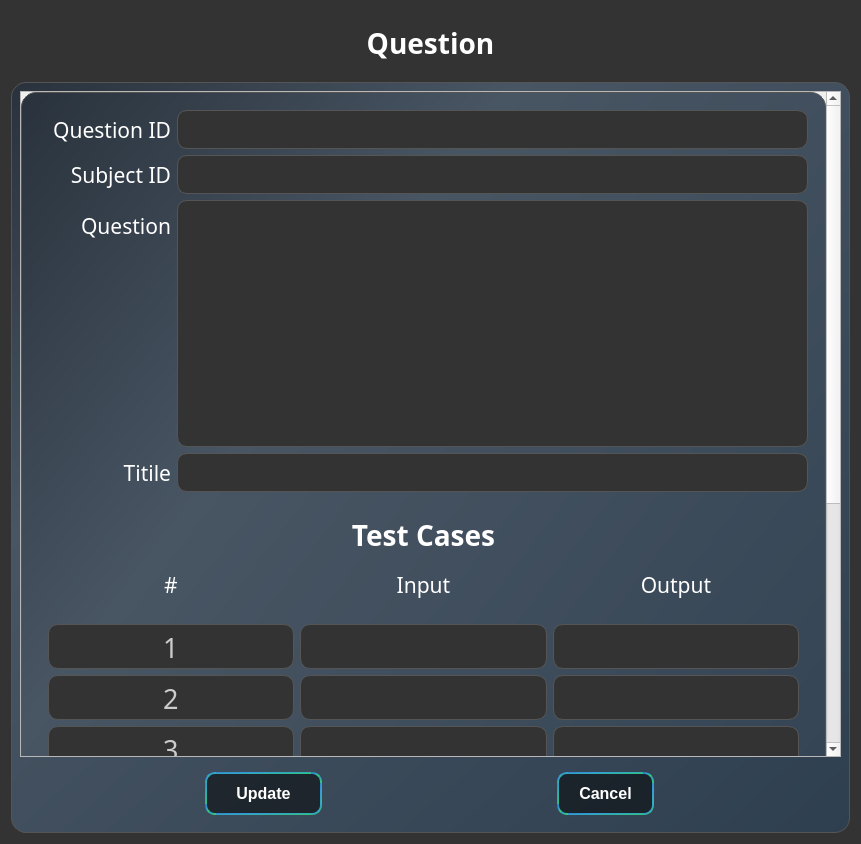
<?xml version="1.0" encoding="UTF-8"?>
<ui version="4.0">
 <class>Newqns</class>
 <widget class="QDialog" name="Newqns">
  <property name="geometry">
   <rect>
    <x>0</x>
    <y>0</y>
    <width>861</width>
    <height>844</height>
   </rect>
  </property>
  <property name="windowTitle">
   <string>New Question</string>
  </property>
  <property name="windowIcon">
   <iconset resource="icon.qrc">
    <normaloff>:/icons/mainicon.png</normaloff>:/icons/mainicon.png</iconset>
  </property>
  <property name="whatsThis">
   <string>Add a question for a particular Subject</string>
  </property>
  <property name="styleSheet">
   <string notr="true">#Newqns { background-color: #333333;}

QPushButton {
border: 2px solid transparent; 
border-radius: 10px;
background-color: rgba(0, 0, 0, 0.5);
padding: 10px 20px;
font-size: 16px;
font-weight: bold;
color: white;
border-color: qlineargradient(x1: 0, y1: 0, x2: 1, y2: 1, stop: 0 #2980b9, stop: 0.3 #3498db, stop: 1 #2ecc71);
}
QPushButton:hover {
background-color:qlineargradient(x1: 0, y1: 0, x2: 1, y2: 1, stop: 0 #2980b9, stop: 0.3 #3498db, stop: 1 #2ecc71);
color: black;
border: 2px solid transparent; 
border-color: black; 
}



QLabel {color: white;}

#Box,#scrollAreaWidgetContents{ background-color: qlineargradient(x1: 0, y1: 0, x2: 1, y2: 1, stop: 0 #29323c, stop: 0.3 #485563, stop: 1 #2e3f50);
 border-radius: 15px;
    color: #FFFFFF;
    border: 1px solid #555555;
    padding: 20px;}

QLineEdit,QPlainTextEdit,QComboBox{
    background-color: #333333; /* Dark background */
    color: #CCCCCC; /* Light gray text */
    border: 1px solid #555555;
    border-radius: 10px;
    padding: 5px;
}

QComboBox QAbstractItemView {
    background-color: #333333; /* Dark background */
    color: #FFFFFF; /* White text */
    border: 1px solid #29a19c;
    selection-background-color: #29a19c;
    selection-color: #1e1e1e;
}</string>
  </property>
  <layout class="QVBoxLayout" name="verticalLayout_2">
   <item>
    <widget class="QWidget" name="widget_2" native="true">
     <property name="minimumSize">
      <size>
       <width>0</width>
       <height>65</height>
      </size>
     </property>
     <layout class="QHBoxLayout" name="horizontalLayout">
      <item>
       <widget class="QLabel" name="label_5">
        <property name="font">
         <font>
          <family>Dungeon</family>
          <pointsize>21</pointsize>
          <weight>75</weight>
          <bold>true</bold>
         </font>
        </property>
        <property name="text">
         <string>Question</string>
        </property>
        <property name="alignment">
         <set>Qt::AlignCenter</set>
        </property>
       </widget>
      </item>
     </layout>
    </widget>
   </item>
   <item>
    <widget class="QWidget" name="Box" native="true">
     <layout class="QVBoxLayout" name="verticalLayout_3">
      <item>
       <widget class="QScrollArea" name="scrollArea">
        <property name="widgetResizable">
         <bool>true</bool>
        </property>
        <widget class="QWidget" name="scrollAreaWidgetContents">
         <property name="geometry">
          <rect>
           <x>0</x>
           <y>0</y>
           <width>806</width>
           <height>1051</height>
          </rect>
         </property>
         <layout class="QVBoxLayout" name="verticalLayout_4">
          <item>
           <widget class="QWidget" name="widget" native="true">
            <property name="minimumSize">
             <size>
              <width>0</width>
              <height>400</height>
             </size>
            </property>
            <property name="maximumSize">
             <size>
              <width>16777215</width>
              <height>560</height>
             </size>
            </property>
            <layout class="QFormLayout" name="formLayout">
             <item row="0" column="0">
              <widget class="QLabel" name="label_2">
               <property name="minimumSize">
                <size>
                 <width>132</width>
                 <height>0</height>
                </size>
               </property>
               <property name="font">
                <font>
                 <family>Orbitron</family>
                 <pointsize>16</pointsize>
                </font>
               </property>
               <property name="text">
                <string>Question ID</string>
               </property>
               <property name="alignment">
                <set>Qt::AlignRight|Qt::AlignTrailing|Qt::AlignVCenter</set>
               </property>
              </widget>
             </item>
             <item row="0" column="1">
              <widget class="QLineEdit" name="lineEdit_2">
               <property name="minimumSize">
                <size>
                 <width>0</width>
                 <height>30</height>
                </size>
               </property>
               <property name="font">
                <font>
                 <pointsize>16</pointsize>
                </font>
               </property>
               <property name="echoMode">
                <enum>QLineEdit::Normal</enum>
               </property>
               <property name="readOnly">
                <bool>true</bool>
               </property>
              </widget>
             </item>
             <item row="1" column="0">
              <widget class="QLabel" name="label_6">
               <property name="minimumSize">
                <size>
                 <width>132</width>
                 <height>0</height>
                </size>
               </property>
               <property name="font">
                <font>
                 <family>Orbitron</family>
                 <pointsize>16</pointsize>
                </font>
               </property>
               <property name="text">
                <string>Subject ID</string>
               </property>
               <property name="alignment">
                <set>Qt::AlignRight|Qt::AlignTrailing|Qt::AlignVCenter</set>
               </property>
              </widget>
             </item>
             <item row="1" column="1">
              <widget class="QLineEdit" name="lineEdit_3">
               <property name="minimumSize">
                <size>
                 <width>0</width>
                 <height>30</height>
                </size>
               </property>
               <property name="font">
                <font>
                 <pointsize>16</pointsize>
                </font>
               </property>
               <property name="echoMode">
                <enum>QLineEdit::Normal</enum>
               </property>
               <property name="readOnly">
                <bool>true</bool>
               </property>
              </widget>
             </item>
             <item row="2" column="0">
              <widget class="QLabel" name="label_3">
               <property name="minimumSize">
                <size>
                 <width>132</width>
                 <height>0</height>
                </size>
               </property>
               <property name="font">
                <font>
                 <family>Orbitron</family>
                 <pointsize>16</pointsize>
                </font>
               </property>
               <property name="text">
                <string>Question</string>
               </property>
               <property name="alignment">
                <set>Qt::AlignRight|Qt::AlignTrailing|Qt::AlignVCenter</set>
               </property>
              </widget>
             </item>
             <item row="2" column="1">
              <widget class="QPlainTextEdit" name="plainTextEdit">
               <property name="maximumSize">
                <size>
                 <width>16777215</width>
                 <height>350</height>
                </size>
               </property>
               <property name="font">
                <font>
                 <family>Agency FB</family>
                 <pointsize>16</pointsize>
                </font>
               </property>
              </widget>
             </item>
             <item row="3" column="0">
              <widget class="QLabel" name="label_4">
               <property name="minimumSize">
                <size>
                 <width>132</width>
                 <height>0</height>
                </size>
               </property>
               <property name="font">
                <font>
                 <family>Orbitron</family>
                 <pointsize>16</pointsize>
                </font>
               </property>
               <property name="text">
                <string>Titile</string>
               </property>
               <property name="alignment">
                <set>Qt::AlignRight|Qt::AlignTrailing|Qt::AlignVCenter</set>
               </property>
              </widget>
             </item>
             <item row="3" column="1">
              <widget class="QLineEdit" name="lineEdit">
               <property name="minimumSize">
                <size>
                 <width>0</width>
                 <height>30</height>
                </size>
               </property>
               <property name="font">
                <font>
                 <pointsize>16</pointsize>
                </font>
               </property>
              </widget>
             </item>
            </layout>
           </widget>
          </item>
          <item>
           <widget class="QWidget" name="widget_4" native="true">
            <layout class="QVBoxLayout" name="verticalLayout">
             <item>
              <widget class="QLabel" name="label_7">
               <property name="font">
                <font>
                 <family>Dungeon</family>
                 <pointsize>21</pointsize>
                 <weight>75</weight>
                 <bold>true</bold>
                </font>
               </property>
               <property name="text">
                <string>Test Cases</string>
               </property>
               <property name="alignment">
                <set>Qt::AlignCenter</set>
               </property>
              </widget>
             </item>
             <item>
              <widget class="QWidget" name="widget_6" native="true">
               <layout class="QHBoxLayout" name="horizontalLayout_3">
                <item>
                 <widget class="QLabel" name="label_8">
                  <property name="minimumSize">
                   <size>
                    <width>132</width>
                    <height>0</height>
                   </size>
                  </property>
                  <property name="maximumSize">
                   <size>
                    <width>16777215</width>
                    <height>75</height>
                   </size>
                  </property>
                  <property name="font">
                   <font>
                    <family>Orbitron</family>
                    <pointsize>16</pointsize>
                   </font>
                  </property>
                  <property name="text">
                   <string>#</string>
                  </property>
                  <property name="alignment">
                   <set>Qt::AlignCenter</set>
                  </property>
                 </widget>
                </item>
                <item>
                 <widget class="QLabel" name="label_9">
                  <property name="minimumSize">
                   <size>
                    <width>132</width>
                    <height>0</height>
                   </size>
                  </property>
                  <property name="maximumSize">
                   <size>
                    <width>16777215</width>
                    <height>75</height>
                   </size>
                  </property>
                  <property name="font">
                   <font>
                    <family>Orbitron</family>
                    <pointsize>16</pointsize>
                   </font>
                  </property>
                  <property name="text">
                   <string>Input</string>
                  </property>
                  <property name="alignment">
                   <set>Qt::AlignCenter</set>
                  </property>
                 </widget>
                </item>
                <item>
                 <widget class="QLabel" name="label_10">
                  <property name="minimumSize">
                   <size>
                    <width>0</width>
                    <height>0</height>
                   </size>
                  </property>
                  <property name="maximumSize">
                   <size>
                    <width>16777215</width>
                    <height>75</height>
                   </size>
                  </property>
                  <property name="font">
                   <font>
                    <family>Orbitron</family>
                    <pointsize>16</pointsize>
                   </font>
                  </property>
                  <property name="text">
                   <string>Output</string>
                  </property>
                  <property name="alignment">
                   <set>Qt::AlignCenter</set>
                  </property>
                 </widget>
                </item>
               </layout>
              </widget>
             </item>
             <item>
              <widget class="QWidget" name="widget_5" native="true">
               <layout class="QGridLayout" name="gridLayout">
                <item row="0" column="0">
                 <widget class="QLineEdit" name="lineEdit_4">
                  <property name="minimumSize">
                   <size>
                    <width>0</width>
                    <height>45</height>
                   </size>
                  </property>
                  <property name="font">
                   <font>
                    <family>Agency FB</family>
                    <pointsize>20</pointsize>
                   </font>
                  </property>
                  <property name="text">
                   <string>1</string>
                  </property>
                  <property name="alignment">
                   <set>Qt::AlignCenter</set>
                  </property>
                  <property name="readOnly">
                   <bool>true</bool>
                  </property>
                 </widget>
                </item>
                <item row="0" column="1">
                 <widget class="QLineEdit" name="i1">
                  <property name="minimumSize">
                   <size>
                    <width>0</width>
                    <height>45</height>
                   </size>
                  </property>
                  <property name="font">
                   <font>
                    <family>Agency FB</family>
                    <pointsize>20</pointsize>
                   </font>
                  </property>
                  <property name="alignment">
                   <set>Qt::AlignCenter</set>
                  </property>
                 </widget>
                </item>
                <item row="0" column="2">
                 <widget class="QLineEdit" name="o1">
                  <property name="minimumSize">
                   <size>
                    <width>0</width>
                    <height>45</height>
                   </size>
                  </property>
                  <property name="font">
                   <font>
                    <family>Agency FB</family>
                    <pointsize>20</pointsize>
                   </font>
                  </property>
                  <property name="alignment">
                   <set>Qt::AlignCenter</set>
                  </property>
                 </widget>
                </item>
                <item row="1" column="0">
                 <widget class="QLineEdit" name="lineEdit_5">
                  <property name="minimumSize">
                   <size>
                    <width>0</width>
                    <height>45</height>
                   </size>
                  </property>
                  <property name="font">
                   <font>
                    <family>Agency FB</family>
                    <pointsize>20</pointsize>
                   </font>
                  </property>
                  <property name="text">
                   <string>2</string>
                  </property>
                  <property name="alignment">
                   <set>Qt::AlignCenter</set>
                  </property>
                  <property name="readOnly">
                   <bool>true</bool>
                  </property>
                 </widget>
                </item>
                <item row="1" column="1">
                 <widget class="QLineEdit" name="i2">
                  <property name="minimumSize">
                   <size>
                    <width>0</width>
                    <height>45</height>
                   </size>
                  </property>
                  <property name="font">
                   <font>
                    <family>Agency FB</family>
                    <pointsize>20</pointsize>
                   </font>
                  </property>
                  <property name="alignment">
                   <set>Qt::AlignCenter</set>
                  </property>
                 </widget>
                </item>
                <item row="1" column="2">
                 <widget class="QLineEdit" name="o2">
                  <property name="minimumSize">
                   <size>
                    <width>0</width>
                    <height>45</height>
                   </size>
                  </property>
                  <property name="font">
                   <font>
                    <family>Agency FB</family>
                    <pointsize>20</pointsize>
                   </font>
                  </property>
                  <property name="alignment">
                   <set>Qt::AlignCenter</set>
                  </property>
                 </widget>
                </item>
                <item row="2" column="0">
                 <widget class="QLineEdit" name="lineEdit_11">
                  <property name="minimumSize">
                   <size>
                    <width>0</width>
                    <height>45</height>
                   </size>
                  </property>
                  <property name="font">
                   <font>
                    <family>Agency FB</family>
                    <pointsize>20</pointsize>
                   </font>
                  </property>
                  <property name="text">
                   <string>3</string>
                  </property>
                  <property name="alignment">
                   <set>Qt::AlignCenter</set>
                  </property>
                  <property name="readOnly">
                   <bool>true</bool>
                  </property>
                 </widget>
                </item>
                <item row="2" column="1">
                 <widget class="QLineEdit" name="i3">
                  <property name="minimumSize">
                   <size>
                    <width>0</width>
                    <height>45</height>
                   </size>
                  </property>
                  <property name="font">
                   <font>
                    <family>Agency FB</family>
                    <pointsize>20</pointsize>
                   </font>
                  </property>
                  <property name="alignment">
                   <set>Qt::AlignCenter</set>
                  </property>
                 </widget>
                </item>
                <item row="2" column="2">
                 <widget class="QLineEdit" name="o3">
                  <property name="minimumSize">
                   <size>
                    <width>0</width>
                    <height>45</height>
                   </size>
                  </property>
                  <property name="font">
                   <font>
                    <family>Agency FB</family>
                    <pointsize>20</pointsize>
                   </font>
                  </property>
                  <property name="alignment">
                   <set>Qt::AlignCenter</set>
                  </property>
                 </widget>
                </item>
                <item row="3" column="0">
                 <widget class="QLineEdit" name="lineEdit_10">
                  <property name="minimumSize">
                   <size>
                    <width>0</width>
                    <height>45</height>
                   </size>
                  </property>
                  <property name="font">
                   <font>
                    <family>Agency FB</family>
                    <pointsize>20</pointsize>
                   </font>
                  </property>
                  <property name="text">
                   <string>4</string>
                  </property>
                  <property name="alignment">
                   <set>Qt::AlignCenter</set>
                  </property>
                  <property name="readOnly">
                   <bool>true</bool>
                  </property>
                 </widget>
                </item>
                <item row="3" column="1">
                 <widget class="QLineEdit" name="i4">
                  <property name="minimumSize">
                   <size>
                    <width>0</width>
                    <height>45</height>
                   </size>
                  </property>
                  <property name="font">
                   <font>
                    <family>Agency FB</family>
                    <pointsize>20</pointsize>
                   </font>
                  </property>
                  <property name="alignment">
                   <set>Qt::AlignCenter</set>
                  </property>
                 </widget>
                </item>
                <item row="3" column="2">
                 <widget class="QLineEdit" name="o4">
                  <property name="minimumSize">
                   <size>
                    <width>0</width>
                    <height>45</height>
                   </size>
                  </property>
                  <property name="font">
                   <font>
                    <family>Agency FB</family>
                    <pointsize>20</pointsize>
                   </font>
                  </property>
                  <property name="alignment">
                   <set>Qt::AlignCenter</set>
                  </property>
                 </widget>
                </item>
                <item row="4" column="0">
                 <widget class="QLineEdit" name="lineEdit_23">
                  <property name="minimumSize">
                   <size>
                    <width>0</width>
                    <height>45</height>
                   </size>
                  </property>
                  <property name="font">
                   <font>
                    <family>Agency FB</family>
                    <pointsize>20</pointsize>
                   </font>
                  </property>
                  <property name="text">
                   <string>5</string>
                  </property>
                  <property name="alignment">
                   <set>Qt::AlignCenter</set>
                  </property>
                  <property name="readOnly">
                   <bool>true</bool>
                  </property>
                 </widget>
                </item>
                <item row="4" column="1">
                 <widget class="QLineEdit" name="i5">
                  <property name="minimumSize">
                   <size>
                    <width>0</width>
                    <height>45</height>
                   </size>
                  </property>
                  <property name="font">
                   <font>
                    <family>Agency FB</family>
                    <pointsize>20</pointsize>
                   </font>
                  </property>
                  <property name="alignment">
                   <set>Qt::AlignCenter</set>
                  </property>
                 </widget>
                </item>
                <item row="4" column="2">
                 <widget class="QLineEdit" name="o5">
                  <property name="minimumSize">
                   <size>
                    <width>0</width>
                    <height>45</height>
                   </size>
                  </property>
                  <property name="font">
                   <font>
                    <family>Agency FB</family>
                    <pointsize>20</pointsize>
                   </font>
                  </property>
                  <property name="alignment">
                   <set>Qt::AlignCenter</set>
                  </property>
                 </widget>
                </item>
                <item row="5" column="0">
                 <widget class="QLineEdit" name="lineEdit_21">
                  <property name="minimumSize">
                   <size>
                    <width>0</width>
                    <height>45</height>
                   </size>
                  </property>
                  <property name="font">
                   <font>
                    <family>Agency FB</family>
                    <pointsize>20</pointsize>
                   </font>
                  </property>
                  <property name="text">
                   <string>6</string>
                  </property>
                  <property name="alignment">
                   <set>Qt::AlignCenter</set>
                  </property>
                  <property name="readOnly">
                   <bool>true</bool>
                  </property>
                 </widget>
                </item>
                <item row="5" column="1">
                 <widget class="QLineEdit" name="i6">
                  <property name="minimumSize">
                   <size>
                    <width>0</width>
                    <height>45</height>
                   </size>
                  </property>
                  <property name="font">
                   <font>
                    <family>Agency FB</family>
                    <pointsize>20</pointsize>
                   </font>
                  </property>
                  <property name="alignment">
                   <set>Qt::AlignCenter</set>
                  </property>
                 </widget>
                </item>
                <item row="5" column="2">
                 <widget class="QLineEdit" name="o6">
                  <property name="minimumSize">
                   <size>
                    <width>0</width>
                    <height>45</height>
                   </size>
                  </property>
                  <property name="font">
                   <font>
                    <family>Agency FB</family>
                    <pointsize>20</pointsize>
                   </font>
                  </property>
                  <property name="alignment">
                   <set>Qt::AlignCenter</set>
                  </property>
                 </widget>
                </item>
                <item row="6" column="0">
                 <widget class="QLineEdit" name="lineEdit_16">
                  <property name="minimumSize">
                   <size>
                    <width>0</width>
                    <height>45</height>
                   </size>
                  </property>
                  <property name="font">
                   <font>
                    <family>Agency FB</family>
                    <pointsize>20</pointsize>
                   </font>
                  </property>
                  <property name="text">
                   <string>7</string>
                  </property>
                  <property name="alignment">
                   <set>Qt::AlignCenter</set>
                  </property>
                  <property name="readOnly">
                   <bool>true</bool>
                  </property>
                 </widget>
                </item>
                <item row="6" column="1">
                 <widget class="QLineEdit" name="i7">
                  <property name="minimumSize">
                   <size>
                    <width>0</width>
                    <height>45</height>
                   </size>
                  </property>
                  <property name="font">
                   <font>
                    <family>Agency FB</family>
                    <pointsize>20</pointsize>
                   </font>
                  </property>
                  <property name="alignment">
                   <set>Qt::AlignCenter</set>
                  </property>
                 </widget>
                </item>
                <item row="6" column="2">
                 <widget class="QLineEdit" name="o7">
                  <property name="minimumSize">
                   <size>
                    <width>0</width>
                    <height>45</height>
                   </size>
                  </property>
                  <property name="font">
                   <font>
                    <family>Agency FB</family>
                    <pointsize>20</pointsize>
                   </font>
                  </property>
                  <property name="alignment">
                   <set>Qt::AlignCenter</set>
                  </property>
                 </widget>
                </item>
                <item row="7" column="0">
                 <widget class="QLineEdit" name="lineEdit_17">
                  <property name="minimumSize">
                   <size>
                    <width>0</width>
                    <height>45</height>
                   </size>
                  </property>
                  <property name="font">
                   <font>
                    <family>Agency FB</family>
                    <pointsize>20</pointsize>
                   </font>
                  </property>
                  <property name="text">
                   <string>8</string>
                  </property>
                  <property name="alignment">
                   <set>Qt::AlignCenter</set>
                  </property>
                  <property name="readOnly">
                   <bool>true</bool>
                  </property>
                 </widget>
                </item>
                <item row="7" column="1">
                 <widget class="QLineEdit" name="i8">
                  <property name="minimumSize">
                   <size>
                    <width>0</width>
                    <height>45</height>
                   </size>
                  </property>
                  <property name="font">
                   <font>
                    <family>Agency FB</family>
                    <pointsize>20</pointsize>
                   </font>
                  </property>
                  <property name="alignment">
                   <set>Qt::AlignCenter</set>
                  </property>
                 </widget>
                </item>
                <item row="7" column="2">
                 <widget class="QLineEdit" name="o8">
                  <property name="minimumSize">
                   <size>
                    <width>0</width>
                    <height>45</height>
                   </size>
                  </property>
                  <property name="font">
                   <font>
                    <family>Agency FB</family>
                    <pointsize>20</pointsize>
                   </font>
                  </property>
                  <property name="alignment">
                   <set>Qt::AlignCenter</set>
                  </property>
                 </widget>
                </item>
                <item row="8" column="0">
                 <widget class="QLineEdit" name="lineEdit_25">
                  <property name="minimumSize">
                   <size>
                    <width>0</width>
                    <height>45</height>
                   </size>
                  </property>
                  <property name="font">
                   <font>
                    <family>Agency FB</family>
                    <pointsize>20</pointsize>
                   </font>
                  </property>
                  <property name="text">
                   <string>9</string>
                  </property>
                  <property name="alignment">
                   <set>Qt::AlignCenter</set>
                  </property>
                  <property name="readOnly">
                   <bool>true</bool>
                  </property>
                 </widget>
                </item>
                <item row="8" column="1">
                 <widget class="QLineEdit" name="i9">
                  <property name="minimumSize">
                   <size>
                    <width>0</width>
                    <height>45</height>
                   </size>
                  </property>
                  <property name="font">
                   <font>
                    <family>Agency FB</family>
                    <pointsize>20</pointsize>
                   </font>
                  </property>
                  <property name="alignment">
                   <set>Qt::AlignCenter</set>
                  </property>
                 </widget>
                </item>
                <item row="8" column="2">
                 <widget class="QLineEdit" name="o9">
                  <property name="minimumSize">
                   <size>
                    <width>0</width>
                    <height>45</height>
                   </size>
                  </property>
                  <property name="font">
                   <font>
                    <family>Agency FB</family>
                    <pointsize>20</pointsize>
                   </font>
                  </property>
                  <property name="alignment">
                   <set>Qt::AlignCenter</set>
                  </property>
                 </widget>
                </item>
                <item row="9" column="0">
                 <widget class="QLineEdit" name="lineEdit_28">
                  <property name="minimumSize">
                   <size>
                    <width>0</width>
                    <height>45</height>
                   </size>
                  </property>
                  <property name="font">
                   <font>
                    <family>Agency FB</family>
                    <pointsize>20</pointsize>
                   </font>
                  </property>
                  <property name="text">
                   <string>10</string>
                  </property>
                  <property name="alignment">
                   <set>Qt::AlignCenter</set>
                  </property>
                  <property name="readOnly">
                   <bool>true</bool>
                  </property>
                 </widget>
                </item>
                <item row="9" column="1">
                 <widget class="QLineEdit" name="i10">
                  <property name="minimumSize">
                   <size>
                    <width>0</width>
                    <height>45</height>
                   </size>
                  </property>
                  <property name="font">
                   <font>
                    <family>Agency FB</family>
                    <pointsize>20</pointsize>
                   </font>
                  </property>
                  <property name="alignment">
                   <set>Qt::AlignCenter</set>
                  </property>
                 </widget>
                </item>
                <item row="9" column="2">
                 <widget class="QLineEdit" name="o10">
                  <property name="minimumSize">
                   <size>
                    <width>0</width>
                    <height>45</height>
                   </size>
                  </property>
                  <property name="font">
                   <font>
                    <family>Agency FB</family>
                    <pointsize>20</pointsize>
                   </font>
                  </property>
                  <property name="alignment">
                   <set>Qt::AlignCenter</set>
                  </property>
                 </widget>
                </item>
               </layout>
              </widget>
             </item>
            </layout>
           </widget>
          </item>
         </layout>
        </widget>
       </widget>
      </item>
      <item>
       <widget class="QWidget" name="widget_3" native="true">
        <layout class="QHBoxLayout" name="horizontalLayout_2">
         <item>
          <widget class="QPushButton" name="Update">
           <property name="maximumSize">
            <size>
             <width>117</width>
             <height>16777215</height>
            </size>
           </property>
           <property name="text">
            <string>Update</string>
           </property>
          </widget>
         </item>
         <item>
          <widget class="QDialogButtonBox" name="buttonBox">
           <property name="maximumSize">
            <size>
             <width>150</width>
             <height>16777215</height>
            </size>
           </property>
           <property name="orientation">
            <enum>Qt::Horizontal</enum>
           </property>
           <property name="standardButtons">
            <set>QDialogButtonBox::Cancel</set>
           </property>
          </widget>
         </item>
        </layout>
       </widget>
      </item>
     </layout>
    </widget>
   </item>
  </layout>
 </widget>
 <resources>
  <include location="icon.qrc"/>
 </resources>
 <connections/>
</ui>
